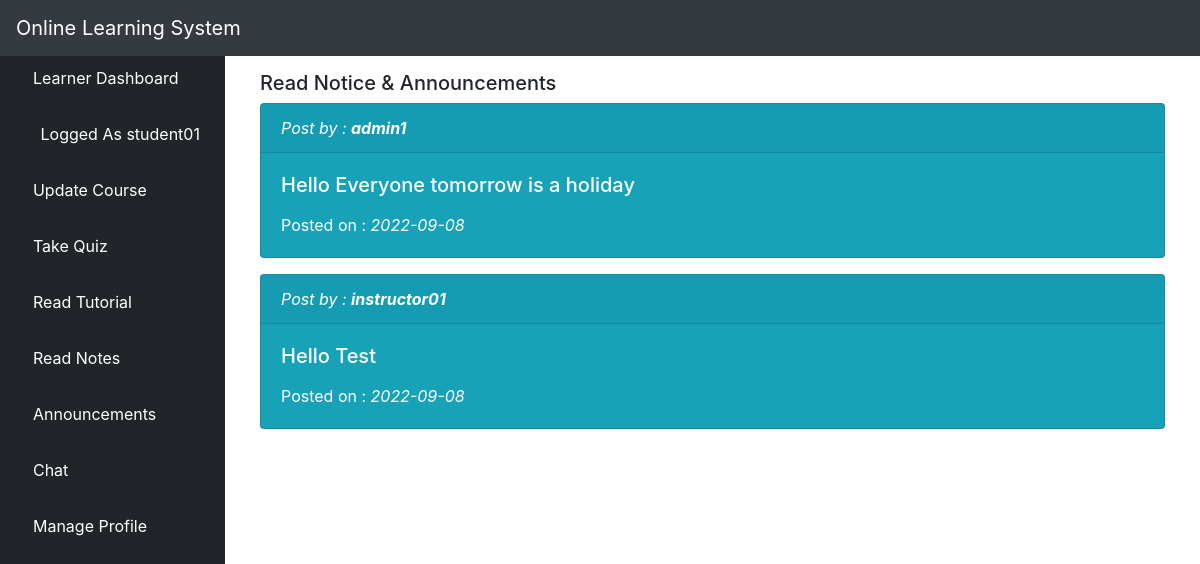
Page /ilchat/ (signed in) on the earlier database version.
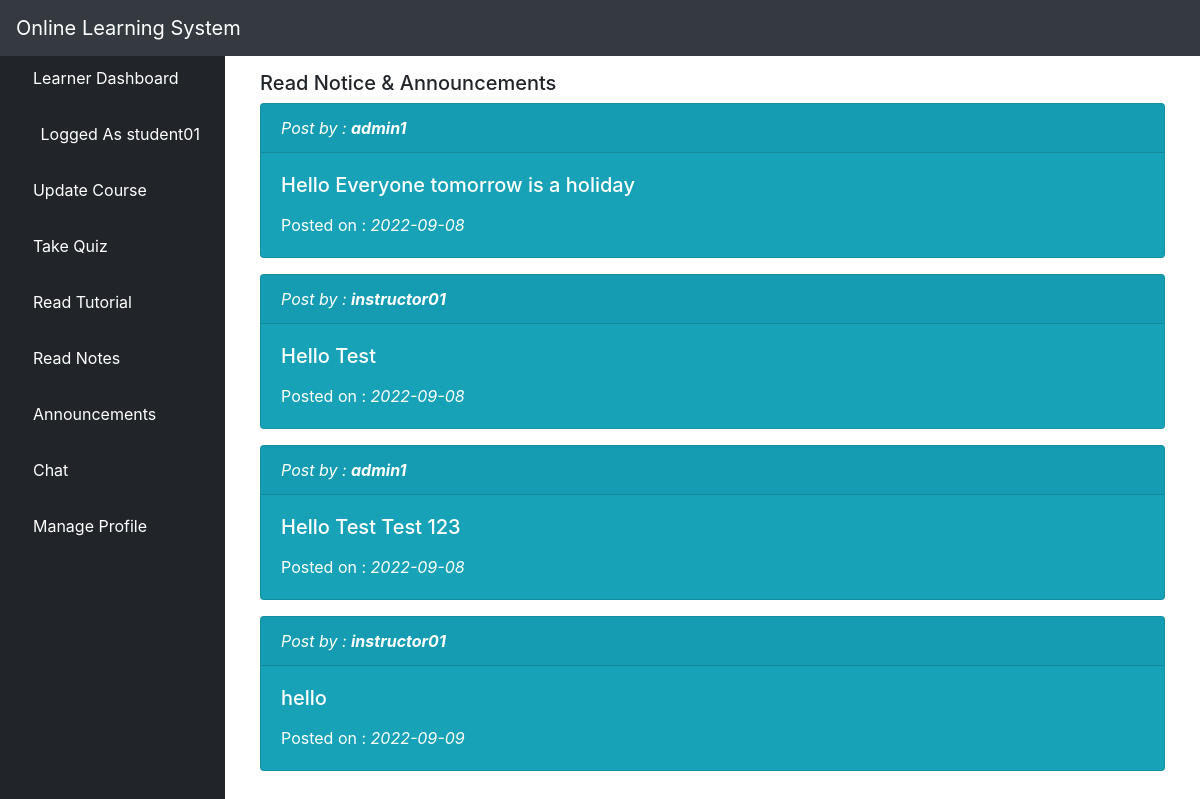
Same page on the later database version.
### elearn/models.py (models this page shows)
class Announcement(models.Model):
    user = models.ForeignKey(User, on_delete=models.CASCADE)
    content = models.TextField()
    posted_at = models.DateTimeField(auto_now=True, null=True)
    def __str__(self):
        return str(self.content)

class User(AbstractUser):
    is_learner = models.BooleanField(default=False)
    is_instructor = models.BooleanField(default=False)
    is_admin = models.BooleanField(default=False)

### elearn/views.py (the view)
# urls.py: path('ilchat/', views.ITiseList.as_view(), name='ilchat'),
class ITiseList(LoginRequiredMixin, ListView):
    model = Announcement
    template_name = 'dashboard/learner/tise_list.html'
    def get_queryset(self):
        return Announcement.objects.filter(posted_at__lt=timezone.now()).order_by('posted_at')

### elearn/templates/dashboard/learner/tise_list.html (shortened to what this page needs)
{% extends 'dashboard/learner/base.html' %}
{% block body %}
<div class="container-fluid">
    <div class="row">
        <div class="col-12 mb-3">
            <div class="mb-3">
                <div id="content-wrapper" style="padding-top: 1px">
                            <div class="card-body">
                             <h5> Read Notice & Announcements</h5>
                                {% for chat in object_list %}
                                <div class="card text-white bg-info mb-3" style="max-width: 180rem;">
                                    <div class="card-header" style="font-style: italic;">Post by : <strong>{{ chat.user }}</strong></div>
                                    <div class="card-body">
                                      <h5 class="card-title">{{ chat|linebreaks }}</h5>
                                      <p class="card-text">Posted on : <i>{{ chat.posted_at }}</i></p>
                                    </div>
                                  </div>
                                {% empty %}
                                <h1 class="heading">No Announcement Yet Be The First To Message!</h1><br>
                                {% endfor %}
                        </div>
                    </div>
                </div>
            </div>
        </div>
    </div>
    {% endblock body %}

Differences in the rows shown:
added Announcement: user "admin1", content "Hello Test Test 123", posted_at "2022-09-08"
added Announcement: user "instructor01", content "hello", posted_at "2022-09-09"
